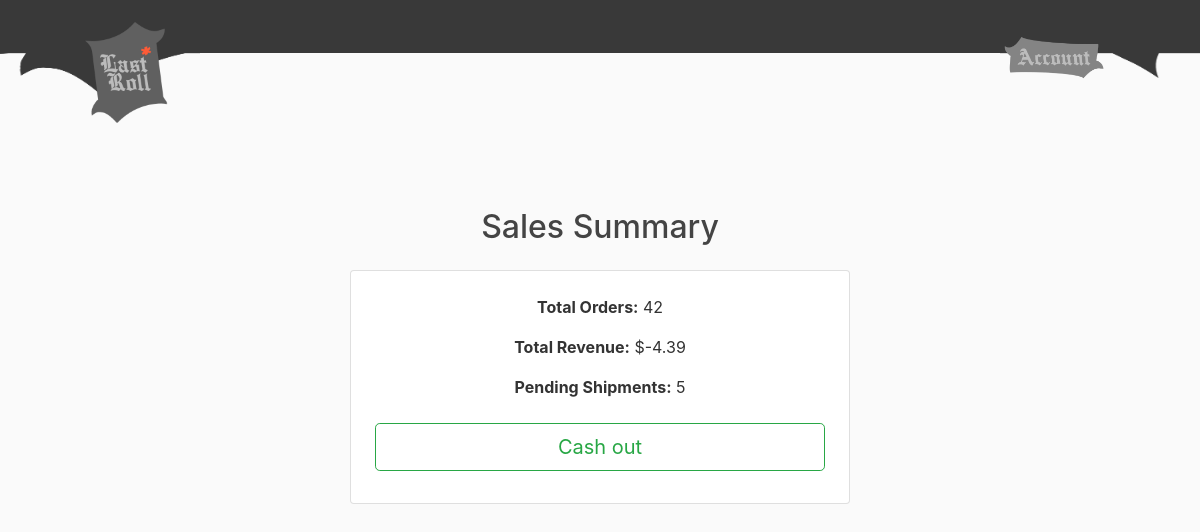
Page /sellersales/ (signed in) on the earlier database version.
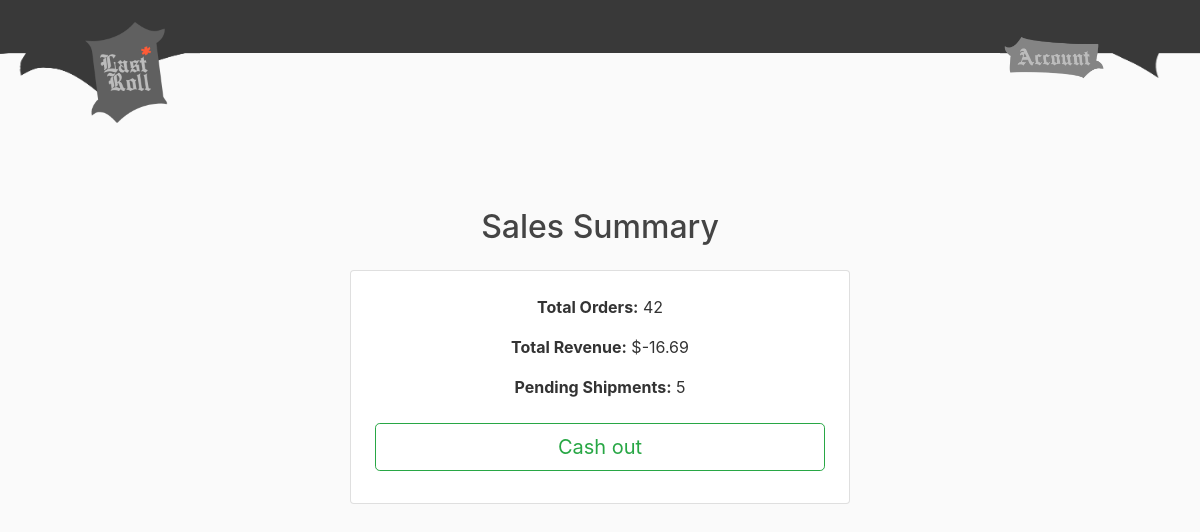
Same page on the later database version.
### store/models.py (models this page shows, shortened)
class Seller(models.Model):
    user = models.OneToOneField(User, on_delete=models.CASCADE)
    store_name = models.CharField(max_length=100, blank=True)
    location = models.CharField(max_length=200, blank=True)
    description = models.TextField(blank=True)
    price = models.DecimalField(max_digits=8, decimal_places=2,default=0)

### shop/views.py (the view)
# urls.py: path('sellersales/', views.sellersales, name='shop-sellersales'),
@login_required
def sellersales(request):
    profile = request.user.profile
    if profile.role != profile.ROLE_SELLER:
        return HttpResponseForbidden("You do not have permission to view this page.")
    instseller = get_object_or_404(Seller, user_id=profile.user_id)
    print(profile.user_id)
    context = {
        'sales_summary': {
            'total_orders': 42,
            'total_revenue': instseller.price,
            'pending_shipments': 5,
        }
    }
    return render(request, 'shop/sellersales.html', context)

### shop/templates/shop/sellersales.html (shortened to what this page needs)
{% extends "shop/base.html" %}
{% block content %}
<div class="container mt-5 text-center">
  <h2 class="mb-4">Sales Summary</h2>
  <div class="card shadow p-4" style="max-width: 500px; margin: auto;">
    <p><strong>Total Orders:</strong> {{ sales_summary.total_orders }}</p>
    <p><strong>Total Revenue:</strong> ${{ sales_summary.total_revenue }}</p>
    <p><strong>Pending Shipments:</strong> {{ sales_summary.pending_shipments }}</p>
    <a href="{% url 'shop-cashout' %}" class="btn btn-outline-success btn-lg btn-block my-2">Cash out</a>
  </div>
</div>
{% endblock %}

Differences in the rows shown:
changed Seller: total_revenue "-4.39" → "-16.69"
